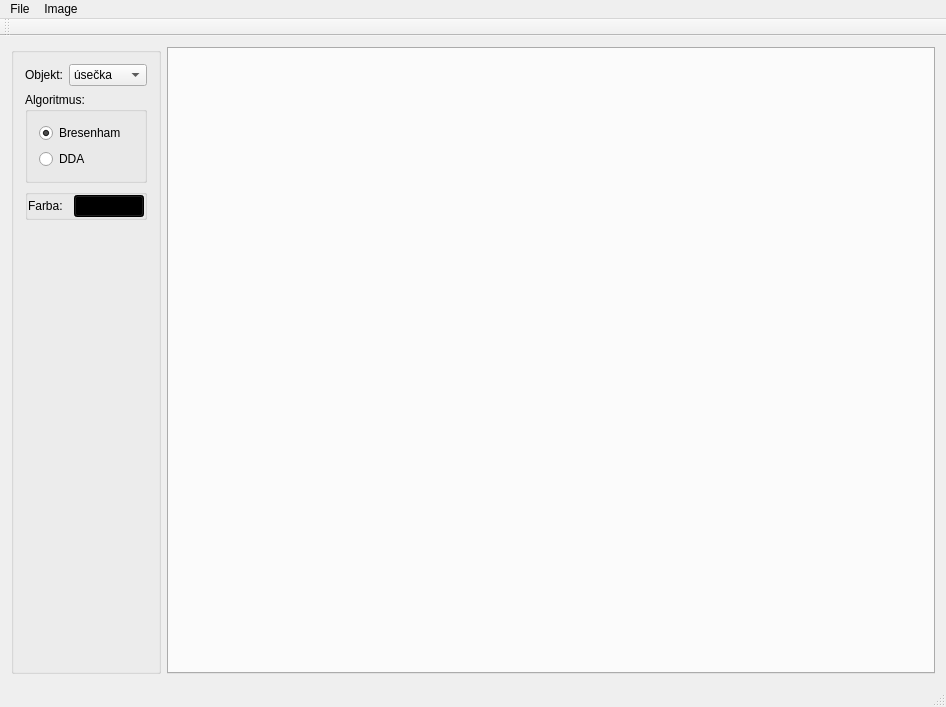
<?xml version="1.0" encoding="UTF-8"?>
<ui version="4.0">
 <class>ImageViewerClass</class>
 <widget class="QMainWindow" name="ImageViewerClass">
  <property name="geometry">
   <rect>
    <x>0</x>
    <y>0</y>
    <width>946</width>
    <height>707</height>
   </rect>
  </property>
  <property name="windowTitle">
   <string>ImageViewer</string>
  </property>
  <widget class="QWidget" name="centralWidget">
   <layout class="QHBoxLayout" name="horizontalLayout">
    <item>
     <widget class="QGroupBox" name="groupBox">
      <property name="minimumSize">
       <size>
        <width>150</width>
        <height>0</height>
       </size>
      </property>
      <property name="maximumSize">
       <size>
        <width>150</width>
        <height>16777215</height>
       </size>
      </property>
      <property name="title">
       <string/>
      </property>
      <layout class="QVBoxLayout" name="verticalLayout_2">
       <item>
        <layout class="QFormLayout" name="formLayout">
         <item row="0" column="0">
          <widget class="QLabel" name="label_2">
           <property name="text">
            <string>Objekt:</string>
           </property>
          </widget>
         </item>
         <item row="0" column="1">
          <widget class="QComboBox" name="Vyber">
           <item>
            <property name="text">
             <string>úsečka</string>
            </property>
           </item>
           <item>
            <property name="text">
             <string>kružnica</string>
            </property>
           </item>
          </widget>
         </item>
        </layout>
       </item>
       <item>
        <widget class="QGroupBox" name="groupBox_2">
         <property name="title">
          <string>Algoritmus:</string>
         </property>
         <layout class="QVBoxLayout" name="verticalLayout">
          <item>
           <widget class="QRadioButton" name="Bresenham">
            <property name="text">
             <string>Bresenham</string>
            </property>
            <property name="checked">
             <bool>true</bool>
            </property>
           </widget>
          </item>
          <item>
           <widget class="QRadioButton" name="DDA">
            <property name="text">
             <string>DDA</string>
            </property>
            <property name="checked">
             <bool>false</bool>
            </property>
           </widget>
          </item>
         </layout>
        </widget>
       </item>
       <item>
        <widget class="QGroupBox" name="groupBox_3">
         <property name="maximumSize">
          <size>
           <width>16777215</width>
           <height>16777215</height>
          </size>
         </property>
         <property name="autoFillBackground">
          <bool>false</bool>
         </property>
         <property name="title">
          <string/>
         </property>
         <property name="flat">
          <bool>false</bool>
         </property>
         <property name="checkable">
          <bool>false</bool>
         </property>
         <layout class="QHBoxLayout" name="horizontalLayout_2">
          <property name="leftMargin">
           <number>0</number>
          </property>
          <property name="topMargin">
           <number>0</number>
          </property>
          <property name="rightMargin">
           <number>0</number>
          </property>
          <property name="bottomMargin">
           <number>0</number>
          </property>
          <item>
           <widget class="QLabel" name="label">
            <property name="maximumSize">
             <size>
              <width>40</width>
              <height>16777215</height>
             </size>
            </property>
            <property name="text">
             <string>Farba:</string>
            </property>
           </widget>
          </item>
          <item>
           <widget class="QPushButton" name="Farba">
            <property name="maximumSize">
             <size>
              <width>16777215</width>
              <height>25</height>
             </size>
            </property>
            <property name="styleSheet">
             <string notr="true">background-color: rgb(0, 0, 0);</string>
            </property>
            <property name="text">
             <string/>
            </property>
           </widget>
          </item>
         </layout>
        </widget>
       </item>
       <item>
        <spacer name="verticalSpacer">
         <property name="orientation">
          <enum>Qt::Vertical</enum>
         </property>
         <property name="sizeHint" stdset="0">
          <size>
           <width>20</width>
           <height>40</height>
          </size>
         </property>
        </spacer>
       </item>
      </layout>
     </widget>
    </item>
    <item>
     <widget class="QTabWidget" name="tabWidget">
      <property name="documentMode">
       <bool>false</bool>
      </property>
      <property name="tabsClosable">
       <bool>true</bool>
      </property>
      <property name="movable">
       <bool>true</bool>
      </property>
     </widget>
    </item>
   </layout>
  </widget>
  <widget class="QMenuBar" name="menuBar">
   <property name="geometry">
    <rect>
     <x>0</x>
     <y>0</y>
     <width>946</width>
     <height>21</height>
    </rect>
   </property>
   <widget class="QMenu" name="menuFile">
    <property name="title">
     <string>File</string>
    </property>
    <addaction name="actionNew"/>
    <addaction name="actionOpen"/>
    <addaction name="actionSave_as"/>
   </widget>
   <widget class="QMenu" name="menuImage">
    <property name="title">
     <string>Image</string>
    </property>
    <addaction name="actionRename"/>
    <addaction name="actionClear"/>
    <addaction name="actionSet_background_color"/>
   </widget>
   <addaction name="menuFile"/>
   <addaction name="menuImage"/>
  </widget>
  <widget class="QToolBar" name="mainToolBar">
   <attribute name="toolBarArea">
    <enum>TopToolBarArea</enum>
   </attribute>
   <attribute name="toolBarBreak">
    <bool>false</bool>
   </attribute>
  </widget>
  <widget class="QStatusBar" name="statusBar"/>
  <action name="actionNew">
   <property name="text">
    <string>New</string>
   </property>
  </action>
  <action name="actionOpen">
   <property name="text">
    <string>Open</string>
   </property>
  </action>
  <action name="actionSave_as">
   <property name="text">
    <string>Save as</string>
   </property>
  </action>
  <action name="actionRename">
   <property name="text">
    <string>Rename</string>
   </property>
  </action>
  <action name="actionClear">
   <property name="text">
    <string>Clear</string>
   </property>
  </action>
  <action name="actionSet_background_color">
   <property name="text">
    <string>Set background color</string>
   </property>
  </action>
 </widget>
 <layoutdefault spacing="6" margin="11"/>
 <resources>
  <include location="ImageViewer.qrc"/>
 </resources>
 <connections/>
</ui>
